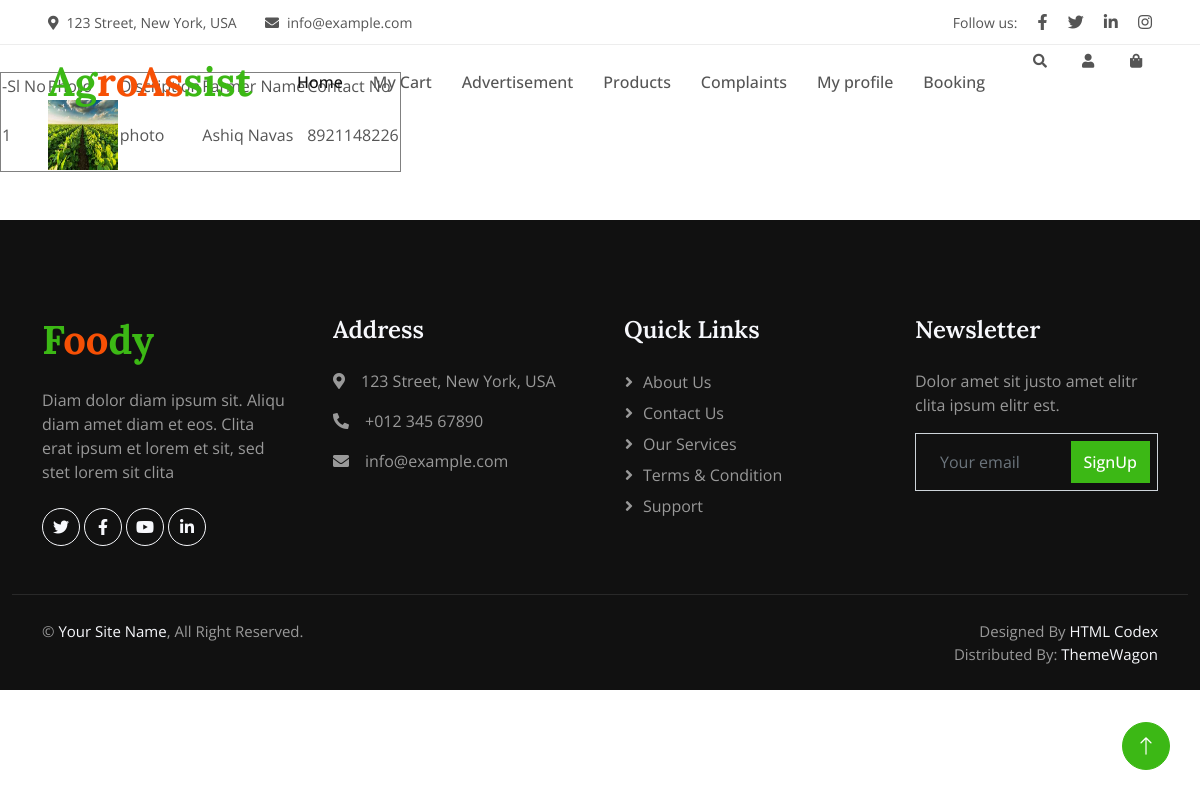
/Project/Supplier/ViewRequest.php, run on the app's committed database.
### tables this page shows
CREATE TABLE `tbl_advertisement` (
  `adv_id` int(11) NOT NULL,
  `adv_date` varchar(60) NOT NULL,
  `adv_discription` varchar(250) NOT NULL,
  `adv_status` int(11) NOT NULL DEFAULT 0,
  `supplier_id` int(11) NOT NULL,
  `farmer_id` int(11) NOT NULL,
  `adv_photo` varchar(250) NOT NULL
);

CREATE TABLE `tbl_farmer` (
  `farmer_id` int(11) NOT NULL,
  `farmer_name` varchar(60) NOT NULL,
  `farmer_contact` varchar(60) NOT NULL,
  `farmer_email` varchar(60) NOT NULL,
  `farmer_address` varchar(60) NOT NULL,
  `place_id` int(11) NOT NULL,
  `farmer_photo` varchar(250) NOT NULL,
  `farmer_proof` varchar(250) NOT NULL,
  `farmer_status` int(11) NOT NULL DEFAULT 0,
  `farmer_password` varchar(60) NOT NULL,
  `farmer_squestion` varchar(200) NOT NULL,
  `farmer_answer` varchar(60) NOT NULL
);

### Project/Supplier/ViewRequest.php (the view, shortened to what this page needs)
<?php
include("Head.php");
		include("../Assets/Connection/Connection.php");
?>
<!DOCTYPE html PUBLIC "-//W3C//DTD XHTML 1.0 Transitional//EN" "http://www.w3.org/TR/xhtml1/DTD/xhtml1-transitional.dtd">
<html xmlns="http://www.w3.org/1999/xhtml">
<head>
</head>
<body>
<table border="1">
    <tr>
      <td>-Sl No</td>
      <td>Photo</td>
      <td>Discription</td>
      <td>Farmer Name</td>
      <td>Contact No</td>
    </tr>
 <?php
	$i=0;
	$selQry = "select * from tbl_advertisement a inner join tbl_farmer f on a.farmer_id=f.farmer_id  where a.farmer_id !='' and supplier_id='".$_SESSION['sid']."'";
	$result = $Con -> query($selQry);
	while($data = $result -> fetch_assoc())
	{
		$i++;
?>
    <tr>
      <td><?php echo $i; ?></td>
      <td><img src="../Assets/Files/UserDocs/<?php echo $data['adv_photo']?>"  width="70" height="70" /></td>
       <td><?php echo $data['adv_discription'] ?></td>
      <td><?php echo $data['farmer_name'] ?></td>
      <td><?php echo $data['farmer_contact'] ?></td>
<?php
	}
?>
  </table>
</body>
<?php
include("Foot.php");
?>
</html>

### Project/Assets/Templates/User/Main/css/style.css (style rules this page uses)
:root { --primary: #3CB815; --secondary: #F65005; --light: #F7F8FC; --dark: #111111; }

### data on the page
tbl_advertisement: adv_photo (picture), adv_discription "photo", farmer.farmer_name "Ashiq Navas", farmer.farmer_contact "8921148226"
